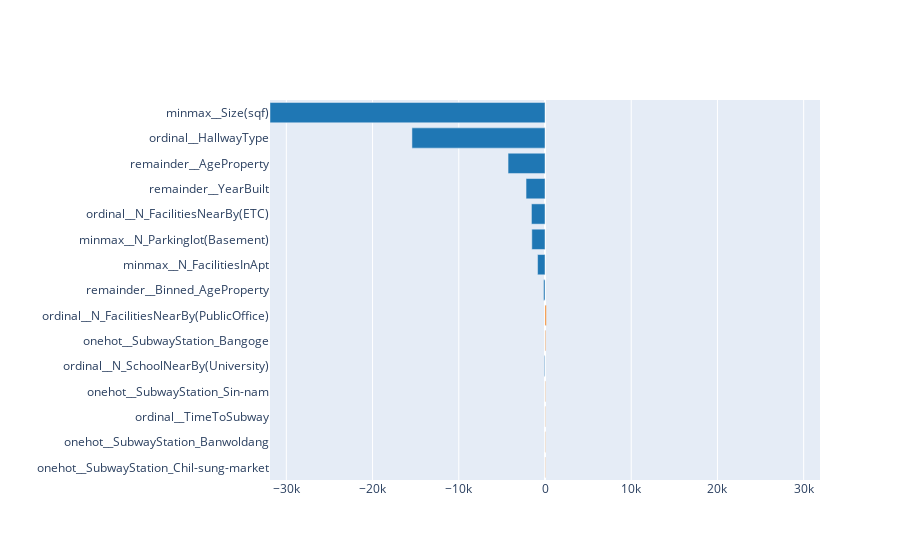

Notebook code for this chart:
### Markdown cell above
- `Permutation Feature Importance`

### Code cell
interpret_model(result_rf_sampling, plot = 'pfi')

### Figure 1 — Plotly figure (JSON) as saved in the notebook; plotly's stock layout.template omitted (floating-point values rounded to 4 significant figures)
{"data": [{"marker": {"color": ["#ff7f0e", "#ff7f0e", "#ff7f0e", "#ff7f0e", "#1f77b4", "#ff7f0e", "#ff7f0e", "#1f77b4", "#1f77b4", "#1f77b4", "#1f77b4", "#1f77b4", "#1f77b4", "#1f77b4", "#1f77b4"]}, "orientation": "h", "type": "bar", "x": [35.79, 39.7, 40.05, 48.39, -73.11, 78.58, 149.9, -168.5, -862.2, -1529.0, -1573.0, -2198.0, -4284.0, -15430.0, -31900.0], "y": ["onehot__SubwayStation_Chil-sung-market", "onehot__SubwayStation_Banwoldang", "ordinal__TimeToSubway", "onehot__SubwayStation_Sin-nam", "ordinal__N_SchoolNearBy(University)", "onehot__SubwayStation_Bangoge", "ordinal__N_FacilitiesNearBy(PublicOffice)", "remainder__Binned_AgeProperty", "minmax__N_FacilitiesInApt", "minmax__N_Parkinglot(Basement)", "ordinal__N_FacilitiesNearBy(ETC)", "remainder__YearBuilt", "remainder__AgeProperty", "ordinal__HallwayType", "minmax__Size(sqf)"]}], "layout": {"title": {"text": ""}, "xaxis": {"range": [-31900.0, 31900.0], "title": {"text": ""}}, "yaxis": {"automargin": true, "dtick": 1, "title": {"text": ""}}}}
